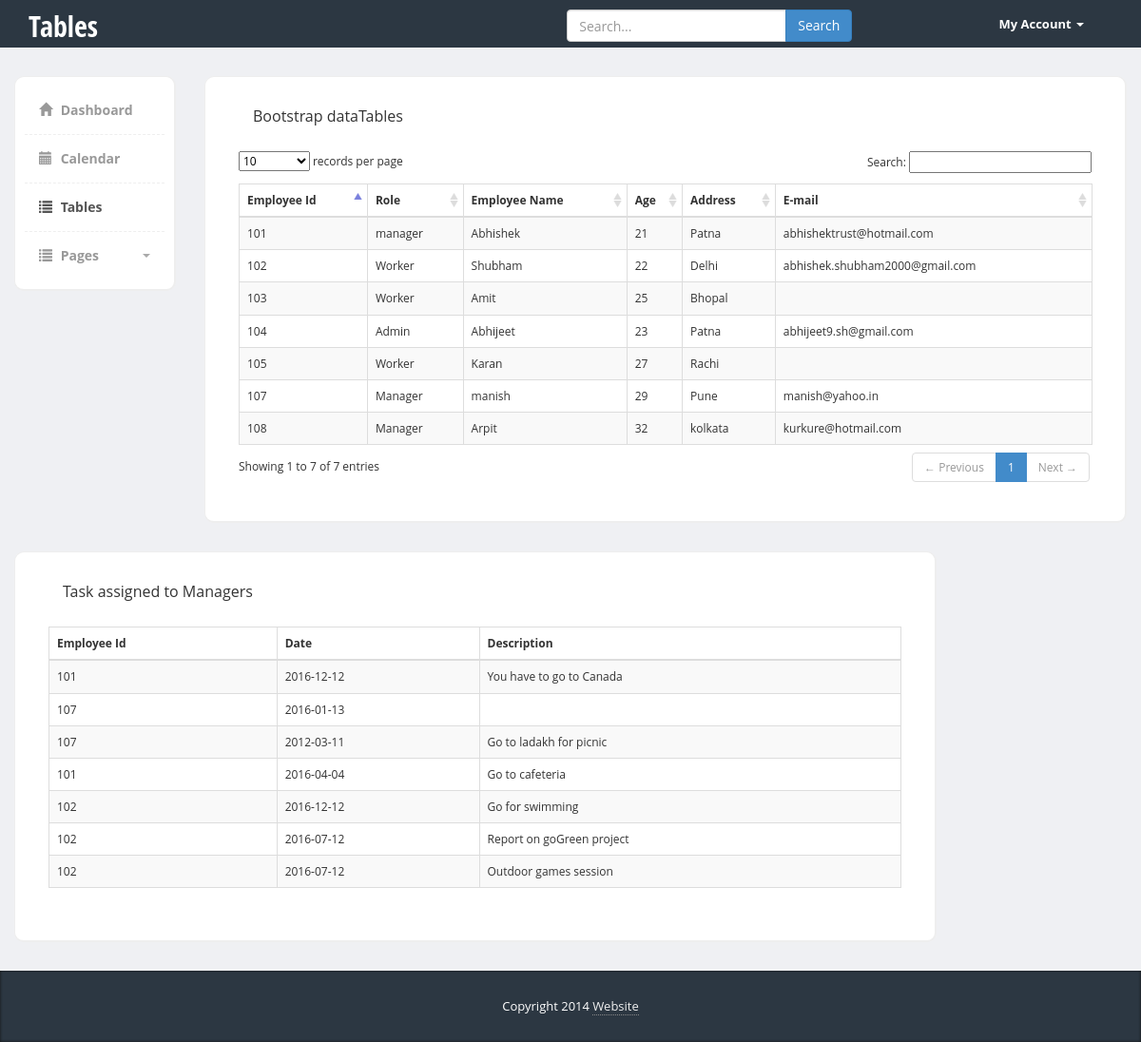
/tables.php, run on the app's committed database.
### tables this page shows
CREATE TABLE IF NOT EXISTS `emp` (
  `empid` int(11) NOT NULL DEFAULT '0',
  `role` varchar(10) DEFAULT NULL,
  `empname` varchar(20) DEFAULT NULL,
  `age` int(11) DEFAULT NULL,
  `address` varchar(50) DEFAULT NULL,
  `email` varchar(50) DEFAULT NULL,
  `pwd` varchar(32) DEFAULT NULL,
  `status` int(11) DEFAULT NULL,
  PRIMARY KEY (`empid`)
);

CREATE TABLE IF NOT EXISTS `schedule` (
  `empid` int(11) DEFAULT NULL,
  `empdate` date DEFAULT NULL,
  `description` varchar(30) DEFAULT NULL,
  KEY `empid` (`empid`)
);

### tables.php (the view, shortened to what this page needs)
<!DOCTYPE html>
<html>
  <head>
    <link href="https://code.jquery.com/ui/1.10.3/themes/redmond/jquery-ui.css" rel="stylesheet" media="screen">
    <link href="bootstrap/css/bootstrap.min.css" rel="stylesheet">
    <link href="css/styles.css" rel="stylesheet">
  </head>
  <body>
  	<div class="header">
	     <div class="container">
	        <div class="row">
	           <div class="col-md-5">
	              <div class="logo">
	                 <h1><a href="index.php">Tables</a></h1>
	              </div>
	           </div>
	           <div class="col-md-5">
	              <div class="row">
	                <div class="col-lg-12">
	                  <div class="input-group form">
	                       <input type="text" class="form-control" placeholder="Search...">
	                       <span class="input-group-btn">
	                         <button class="btn btn-primary" type="button">Search</button>
	                       </span>
	                  </div>
	                </div>
	              </div>
	           </div>
	           <div class="col-md-2">
	              <div class="navbar navbar-inverse" role="banner">
	                  <nav class="collapse navbar-collapse bs-navbar-collapse navbar-right" role="navigation">
	                    <ul class="nav navbar-nav">
	                      <li class="dropdown">
	                        <a href="#" class="dropdown-toggle" data-toggle="dropdown">My Account <b class="caret"></b></a>
	                      </li>
	                    </ul>
	                  </nav>
	              </div>
	           </div>
	        </div>
	     </div>
	</div>
    <div class="page-content">
    	<div class="row">
		  <div class="col-md-2">
		  	<div class="sidebar content-box" style="display: block;">
                <ul class="nav">
                    <li><a href="index.php"><i class="glyphicon glyphicon-home"></i> Dashboard</a></li>
                    <li><a href="calendar.php"><i class="glyphicon glyphicon-calendar"></i> Calendar</a></li>
                    <li class="current"><a href="tables.php"><i class="glyphicon glyphicon-list"></i> Tables</a></li>
                    <li class="submenu">
                         <a href="#">
                            <i class="glyphicon glyphicon-list"></i> Pages
                            <span class="caret pull-right"></span>
                         </a>
                    </li>
                </ul>
             </div>
		  </div>
		  <div class="col-md-10">
			<?php
				include 'connect.php';
				$sql = "SELECT * FROM emp;";
				$result = mysqli_query($conn,$sql)or die(mysqli_error($conn));
				echo '<div class="content-box-large">';
				echo '<div class="panel-heading">';
					echo'<div class="panel-title">Bootstrap dataTables</div>';
				echo '</div>';
					echo '<div class="panel-body">';
						echo'<table cellpadding="0" cellspacing="0" border="0" class="table table-striped table-bordered" id="example">';
						echo'<thead>';
							echo'<tr>';
								echo'<th>Employee Id</th>';
								echo'<th>Role</th>';
								echo'<th>Employee Name</th>';
								echo'<th>Age</th>';
								echo'<th>Address</th>';
								echo'<th>E-mail</th>';
							echo'</tr>';
						echo'</thead>';
						echo'<tbody>';
							$count = mysqli_num_rows($result);
							if($count>=1){
								while($row = mysqli_fetch_assoc($result)){
									echo'<tr>';
									echo '<td>'.$row['empid'].'</td>';
									echo '<td>'.$row['role'].'</td>';
									echo '<td>'.$row['empname'].'</td>';
									echo '<td>'.$row['age'].'</td>';
									echo '<td>'.$row['address'].'</td>';
									echo '<td>'.$row['email'].'</td>';
									echo'</tr>';
								}
							}
							echo'</tbody>';
						echo'</table>';
					echo'</div>';
				echo'</div>';
			?>
		  </div>
		  <div class="col-md-10">
			<?php
				require 'connect.php';
				$sql = "SELECT * FROM schedule";
				$result = mysqli_query($conn,$sql)or die(mysqli_error($conn));
				echo '<div class="content-box-large">';
				echo '<div class="panel-heading">';
					echo'<div class="panel-title">Task assigned to Managers</div>';
				echo '</div>';
					echo '<div class="panel-body">';
						echo'<table cellpadding="0" cellspacing="0" border="0" class="table table-striped table-bordered" id="example">';
						echo'<thead>';
							echo'<tr>';
								echo'<th>Employee Id</th>';
								echo'<th>Date</th>';
								echo'<th>Description</th>';
							echo'</tr>';
						echo'</thead>';
						echo'<tbody>';
							$count = mysqli_num_rows($result);
							if($count>=1){
								while($row = mysqli_fetch_assoc($result)){
									echo'<tr>';
									echo '<td>'.$row['empid'].'</td>';
									echo '<td>'.$row['empdate'].'</td>';
									echo '<td>'.$row['description'].'</td>';
									echo'</tr>';
								}
							}
							echo'</tbody>';
						echo'</table>';
					echo'</div>';
				echo'</div>';
			?>
		 </div>
		</div>
    </div>
    <footer>
         <div class="container">
            <div class="copy text-center">
               Copyright 2014 <a href='#'>Website</a>
            </div>
         </div>
      </footer>
      <link href="vendors/datatables/dataTables.bootstrap.css" rel="stylesheet" media="screen">
  </body>
</html>

### css/styles.css (style rules this page uses)
body { font-family: 'Open Sans', sans-serif; background-color: #f7f7f7; position: relative; margin: 0px; font-size: 12px; padding: 0px; }
.page-content > .row { margin-left: 0px !important; margin-right: 0px !important; margin-top: 30px; }
footer { background-color:#2c3742; box-shadow:inset 0px 0px 3px #111; color:#fff; font-size:14px; line-height:25px; padding:10px 0px 10px 0px; bottom: 0px; }
footer a { color:#eee; text-decoration:none; border-bottom:1px dotted #888; }
footer .copy { font-size:13px; margin:15px 0px; }
.header { height:50px; background-color: #2c3742; }
.header .logo h1 { font-size:30px; margin:0px; padding:10px 0px; }
.header .logo h1 a { color:#fff; font-family: 'Open Sans Condensed', sans-serif; }
.header .form { margin-top:10px; width:100%; max-width:300px; margin:10px auto; }
.header .navbar * { box-shadow:none !important; }
.header .navbar { background:none !important; border:0px !important; }
.header .navbar .nav > li > a { color:#fff !important; font-size:13px !important; border-bottom:0px !important; margin-top:0px !important; font-weight:bold; }
.header .navbar-collapse { border:0px !important; }
.header .navbar-nav .caret { border-top-color:#fff !important; border-bottom-color:#fff !important; }
.content-box, .content-box-large { margin-bottom:30px; background:#fff; border-radius:10px; padding:10px; border-left:1px solid #eee; border-top:1px solid #eee; border-right:2px solid #eee; border-bottom:2px solid #eee; }
.content-box-large { padding: 20px; }
.sidebar ul.nav, .sidebar ul.nav ul { list-style: none; padding: 0px; margin: 0px; }
.sidebar .nav > li { margin: 0; border-bottom:1px dashed #eee; }
.sidebar .nav > li:last-child { border-bottom:0px; }
.sidebar .nav > li > a { font-size: 14px; line-height: 20px; padding: 15px 15px; color: #999; display: block; font-weight:bold; background:none; text-decoration: none; border-top:0px; font-weight:bold; }
.sidebar .nav > li > a > i { margin-right:5px; }
.sidebar .nav li a:hover, .sidebar .nav li.current > a { background: #fff; color: #555; border-bottom:0px; }
.sidebar .nav a .caret { float: right; width: 0; height: 0; display: inline-block; vertical-align: top; border-top: 4px solid #aaa; border-right: 4px solid transparent; border-left: 4px solid transparent; content: ""; margin-top: 8px; margin-left: 2px; }
body { background-color: #eff0f3; }
.panel-heading>.panel-title, .content-box-header .panel-title { float: left; padding: 10px 15px; padding-top: 0px; }
.panel-body { clear:both; }

### data on the page
emp: empid "101", role "manager", empname "Abhishek", age "21", address "Patna", email "abhishektrust@hotmail.com"
emp: empid "102", role "Worker", empname "Shubham", age "22", address "Delhi", email "abhishek.shubham2000@gmail.com"
emp: empid "103", role "Worker", empname "Amit", age "25", address "Bhopal"
emp: empid "104", role "Admin", empname "Abhijeet", age "23", address "Patna", email "abhijeet9.sh@gmail.com"
emp: empid "105", role "Worker", empname "Karan", age "27", address "Rachi"
emp: empid "107", role "Manager", empname "manish", age "29", address "Pune", email "manish@yahoo.in"
emp: empid "108", role "Manager", empname "Arpit", age "32", address "kolkata", email "kurkure@hotmail.com"
schedule: empid "101", empdate "2016-12-12", description "You have to go to Canada"
schedule: empid "107", empdate "2016-01-13"
schedule: empid "107", empdate "2012-03-11", description "Go to ladakh for picnic"
schedule: empid "101", empdate "2016-04-04", description "Go to cafeteria"
schedule: empid "102", empdate "2016-12-12", description "Go for swimming"
schedule: empid "102", empdate "2016-07-12", description "Report on goGreen project"
schedule: empid "102", empdate "2016-07-12", description "Outdoor games session"
